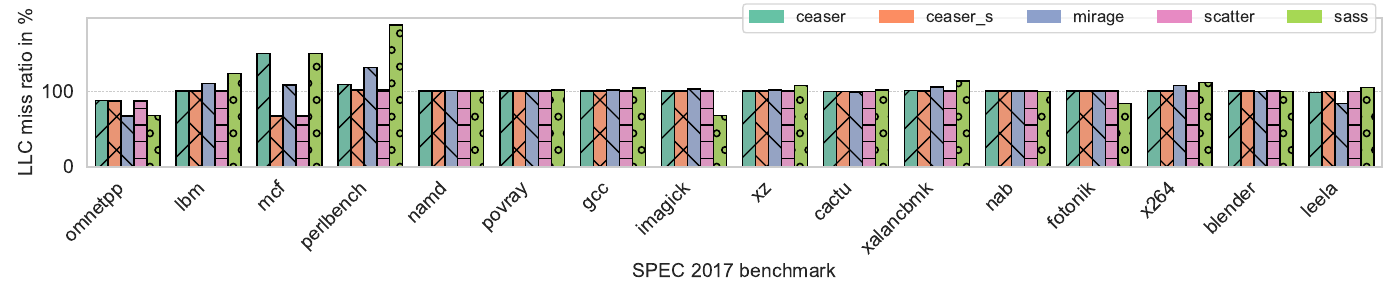

The script that saved this image:
import seaborn as sns
import matplotlib.pyplot as plt
import numpy as np
import pandas as pd
import matplotlib.patches as mpatches

# X-axis labels
x_labels = [
    'omnetpp', 'lbm', 'mcf', 'perlbench', 'namd', 'povray', 'gcc', 'imagick', 
    'xz', 'cactu', 'xalancbmk', 'nab', 'fotonik', 'x264', 'blender', 'leela'
]

# Categories
categories = ['ceaser', 'ceaser_s', 'mirage', 'scatter', 'sass']
y_values = np.array([
    [88.0418655, 86.73858122, 67.18931708, 87.22781409, 68.09560091],
    [100.0499856, 100.0023064, 109.7700849, 100.0023064, 123.2908317],
    [150, 67.03994524, 107.915832, 67.03994524, 150],
    [108.4047255, 101.4953977, 131.585948, 101.4953977, 187.2094091],
    [100.0368659, 100.0214337, 100.5684205, 100.0214337, 100.4216669],
    [100, 100, 100, 100, 101.5717555],
    [100.0494515, 99.94303051, 101.2733767, 99.94303051, 104.2196899],
    [100.1227075, 100.4428812, 102.8835228, 100.4428812, 67.52031186],
    [100.060881, 100.0143026, 101.5232905, 100.0143026, 107.4817614],
    [99.78709424, 99.9202323, 98.86861437, 99.9202323, 101.6909966],
    [100.7059921, 100.1389601, 105.40872, 100.1389601, 113.1816205],
    [100, 100, 100, 100, 99.29441017],
    [100, 100, 100, 100, 84.06965695],
    [100.2934168, 100.0651036, 107.2015076, 100.0607967, 111.6678508],
    [100.2909639, 100.0888439, 99.86935904, 100.0888439, 99.87147918],
    [98.18569114, 99.57644195, 83.9640099, 99.57644195, 104.4483847]
])

# Create a DataFrame
data = pd.DataFrame(y_values, columns=categories)
data['x'] = x_labels

# Reshape the DataFrame to long format for Seaborn
data_long = pd.melt(data, id_vars=['x'], var_name='category', value_name='value')

# Set the style of the plot
sns.set(style="whitegrid")

# Create the plot
plt.figure(figsize=(14, 3))

# Create the column chart with customized design (using 'hue' for color)
barplot = sns.barplot(x='x', y='value', hue='category', data=data_long, palette='Set2')

# Add hatch patterns to each bar to make them visually distinct
for i, bar in enumerate(barplot.patches):
    # Add alternating hatch patterns for better identification
    if i < 16:
        bar.set_hatch('/')
    elif i >= 16 and i < 32:
        bar.set_hatch('x')
    elif i >= 32 and i < 48:
        bar.set_hatch('\\')
    elif i >= 48 and i < 64:
        bar.set_hatch('-')
    else:
        bar.set_hatch('o')
    
    # Optional: add black edge color for each bar
    bar.set_edgecolor('black')

# Rotate the x-axis labels for better readability
plt.xticks(rotation=45, ha='right', fontsize=14)

# Set the y-axis label and title
plt.ylabel('LLC miss ratio in %', fontsize=14)
plt.xlabel('SPEC 2017 benchmark', fontsize=14)

# Increase the font size of the axes ticks
plt.tick_params(axis='both', which='major', labelsize=14)

# Add a grid to make the plot easier to read
plt.grid(True, axis='y', linestyle='--', linewidth=0.5)

# Improve the layout to avoid overlap
plt.tight_layout()

# Create a color palette (same as used in Seaborn barplot)
palette = sns.color_palette('Set2', n_colors=len(categories))

# Create legend handles with hatch patterns and matching colors
hatch_legend = [
    mpatches.Patch(hatch='/', color=palette[0], label='ceaser'),
    mpatches.Patch(hatch='x', color=palette[1], label='ceaser_s'),
    mpatches.Patch(hatch='\\', color=palette[2], label='mirage'),
    mpatches.Patch(hatch='-', color=palette[3], label='scatter'),
    mpatches.Patch(hatch='o', color=palette[4], label='sass')
]

# Update the legend with hatch patterns and matching colors
plt.legend(handles=hatch_legend, bbox_to_anchor=(0.5, 1.15), ncol=5, fontsize=12)

# Show the plot
plt.savefig('fiforp.pdf', format='pdf')
#plt.show()
